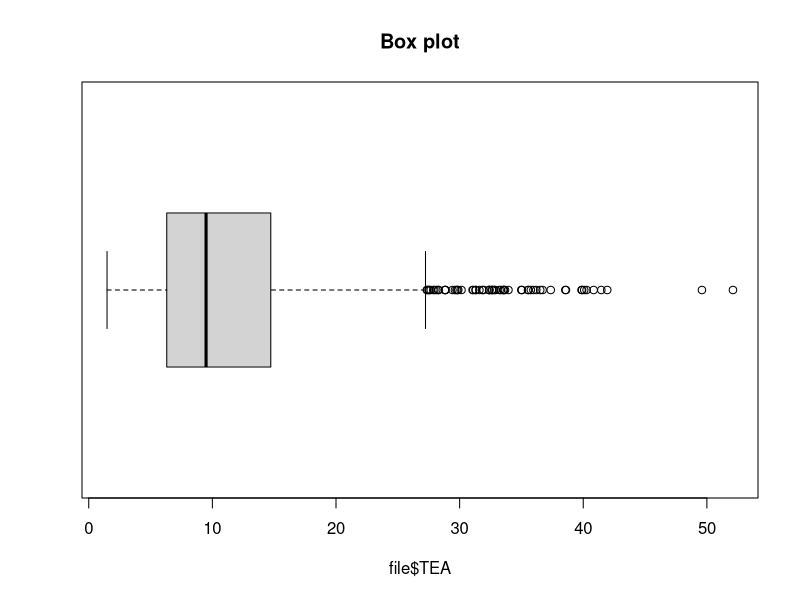
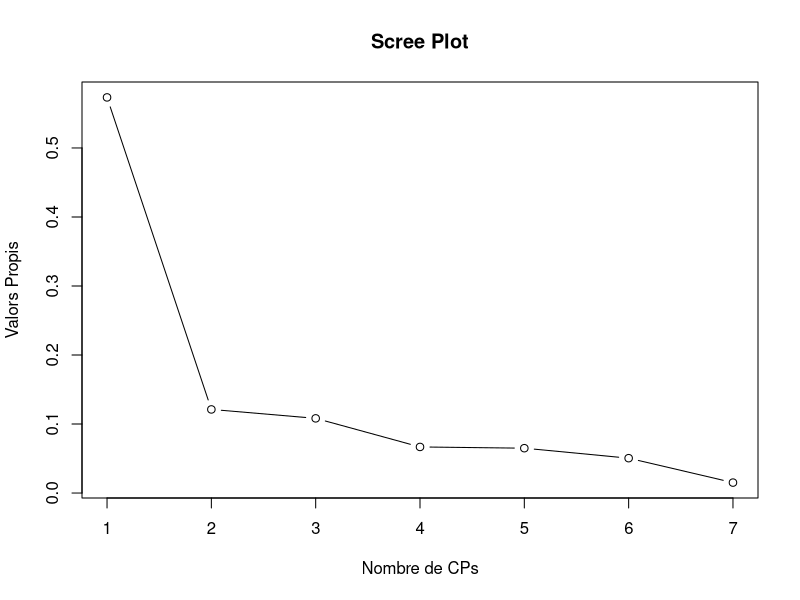

Here is the R script that generated these plots, in order:
## ---- chunk 1
knitr::opts_chunk$set(echo = TRUE)
#Incloem les llibreries que volem fer servir
library(kableExtra)
library(stringr)
library(dplyr)
library(VIM)
#Establim el directori que volem fer servir de referència per llegir el CSV
setwd("/Users/ignasi/Desktop/Master/Anàlisi Estadística/Activitat 1")
## ---- chunk 2
file <- read.csv("gem01.csv",header = FALSE, stringsAsFactors = TRUE, sep = ";",dec = ".", na.strings=c(""))
## ---- chunk 3
description <- sapply(file[1,],function(x) str_replace_all(x,'[.]',' ')) #Creem llista de descripcion
name <- unlist(file[2,]) #Creem llista de noms
df <- data.frame(Name = name,Description=description)
rownames(df) <- NULL #Descartem la indexació per defecte
kbl(df) %>% #Dibixem la taula
  kable_paper(full_width = F) %>%
  column_spec(1, bold = T, border_right = T) %>%
  column_spec(2)%>%
  scroll_box( height = "350px")
## ---- chunk 4
colnames(file) <- c('Code','Economy','Year','OPP','PC','FAIL','EI','TEA','OWN','EMPL','MOT','FMTEA','FMOD','JOB','INNOV','BSER','STAT','CHOI') #Establim el nom de les columnes
file <- file[-c(1,2),] #Eliminem les files que no ens interessen
file <- type.convert(file, as.is=TRUE) #Tornem a fer que el sistema infereixi nous tipus de dades per columna
rownames(file) <- NULL #Ens desfem de la indexació automàtica
head(file,n=5) %>% #Dibuixem la taula
  kbl() %>%
  kable_paper("hover")
## ---- chunk 5
file["Economy"]%>%
  unique()%>%
  unlist()%>%
  cat(sep=", ")
## ---- chunk 6
file$Economy <- sapply(file$Economy, str_to_title) #Apliquem els canvis de fer els noms de paisos majúscula.
## ---- chunk 7
file_gb <- file %>% 
  group_by(Economy) %>% #Agrupem per pais
  summarise(min_year = min(Year),max_year = max(Year), registered_years = n_distinct(Year))
  #Fem servir funcions agrupadores per deduir les dades
  
file_gb %>% #Dibuixem la taula per pantalla
  mutate(index = row_number()) %>% #Afegim un index a la taula
  select(index, everything()) %>% #Fiquem l'index el principi
  kbl() %>%
  kable_paper(bootstrap_options = "striped", full_width = F)%>%
  scroll_box( height = "300px")

## ---- chunk 8
na_count <- sapply(file, function(x) sum(is.na(x))) #Es conten quants NA hi ha per columna

na_count%>%
  t()%>% #Transformem les dades per mostrar-les millor
  as.data.frame()%>%
  kbl()%>%
  kable_styling()
## ---- chunk 9
max_val <- sapply(file[,4:ncol(file)], function(x) max(x, na.rm=TRUE))#Calculem els maxim per columna
min_val <- sapply(file[,4:ncol(file)], function(x) min(x, na.rm=TRUE))#Calculem els minims per columna
df_result <- data.frame(Max=max_val, Min=min_val)
df_result%>%
  t()%>% #Transformem les dades per mostrar-les millor
  as.data.frame()%>%
  kbl()%>%
  kable_styling()
## ---- chunk 10
n_end<-ncol(file) #Creem una variable pel nombre de columnes
cols = file[,4:n_end] #Definim les columnes que volem manipular
cols[cols < 0 | cols > 100] <- NA #Establim a NA les columnes que no volem 
file[,4:n_end] <- cols
## ---- chunk 11
are_out_of_bound <- (cols < 0) | (cols > 100) #Busquem si hi ha valor fora dels limits
any(are_out_of_bound == TRUE, na.rm = TRUE) #Demostrem que no n'hi ha cap
## ---- chunk 12
boxplot(file$TEA, horizontal = TRUE, main="Box plot", xlab="file$TEA")
## ---- chunk 13
cat(boxplot.stats(file$TEA)$out, sep=' | ') #Ensenyem els punts que es troben fora del limit
extra_points <- boxplot.stats(file$TEA)$out #Els guardem en una variable
two_points <- extra_points[order(extra_points, decreasing=TRUE)][1:2] #Guardem en una variable els dos punts extres
## ---- chunk 14
original_row <- file$TEA 
reduce_row <- file$TEA[!file$TEA %in% two_points] #Creem una nova variable dataFrame sense aquests punts
analysis_df <- data.frame( #Creem un dataframe amb les propietats de les dues columnes
  original_data = c(mean(original_row),median(original_row),sd(original_row),mad(original_row)),
  reduced_data = c(mean(reduce_row),median(reduce_row),sd(reduce_row),mad(reduce_row)))

rownames(analysis_df) <- c("Mitjana aritmetica", "Mediana", "Desviació estàndart","Desviació respecte la mediana")
analysis_df %>% 
  kbl()%>%
  kable_styling()
## ---- chunk 15
file$TEA[file$TEA %in% two_points] <- NA #Establim aquests dos punts a NA
## ---- chunk 16
na_index <- which(is.na(file$EI)) #Busquem els index de les celes amb valor NA
imp_file <- kNN(file,
         variable="EI",
         k=5,
         dist_var= c('Code','Economy','Year','OPP','PC','FAIL','EI','TEA','OWN','FMTEA','JOB','BSER','STAT','CHOI'),
         impNA = FALSE) #Executem la funció de de trobat el valor amb els k veins mes propers

file$EI <- imp_file$EI #Establim aquests valor a la variable original
imp_file$EI[na_index] #Mostrem els punts establits per pantalla
## ---- chunk 17
file_min = file[c("OPP","PC","FAIL","EI","TEA","STAT","CHOI")]%>%
  na.omit() #Agafem les columnes que ens interessen, sense contar els valors na

file_min_cor <- cor(file_min,use="complete.obs") #Mirem la seva correlació

file_min_cor %>%
  kbl()%>%
  kable_paper("hover")
## ---- chunk 18
file_min.cov <- prcomp(file_min, center= TRUE, scale.=FALSE) #Fem anàlisi de components principals
summary(file_min.cov)$importance%>%
  kbl()%>%
  kable_paper("hover")
## ---- chunk 19
summary(file_min.cov)$importance["Proportion of Variance",]%>% #Fem un plot de les variables del components principals
  plot(type="b",main="Scree Plot", xlab="Nombre de CPs", ylab="Valors Propis")
## ---- chunk 20
file_min.cov$rotation[,"PC1"]%>% #Representem la taula del component 1 segons els vectors originals
  t()%>%
  as.data.frame()%>%
  kbl()%>%
  kable_styling()
## ---- chunk 21
write.csv(file,"gem02.csv",na="")
